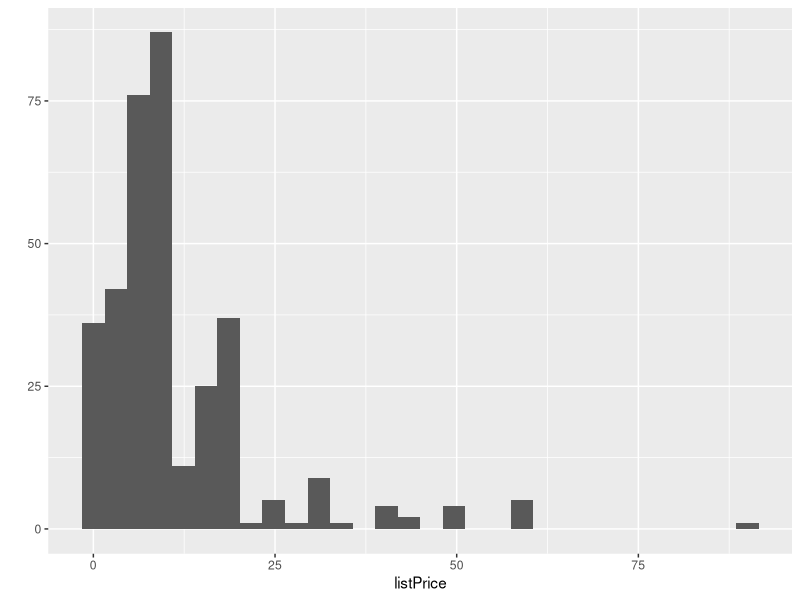
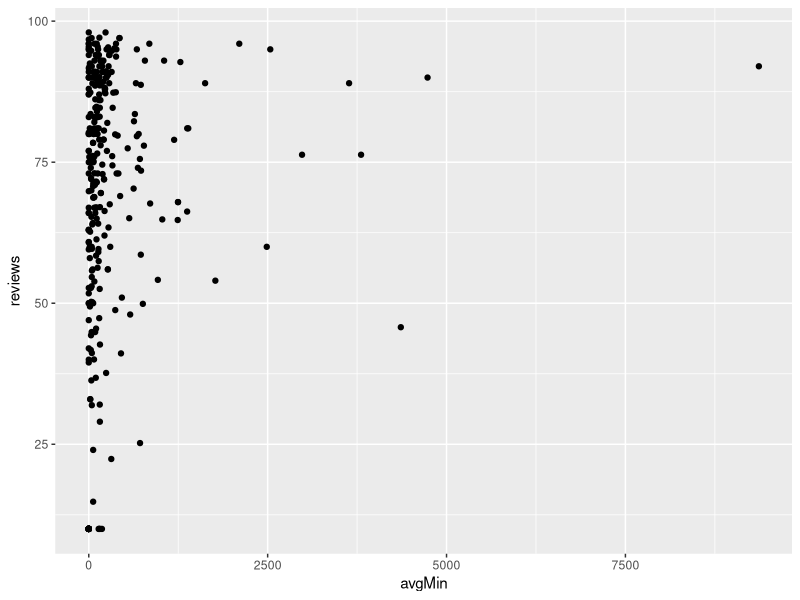
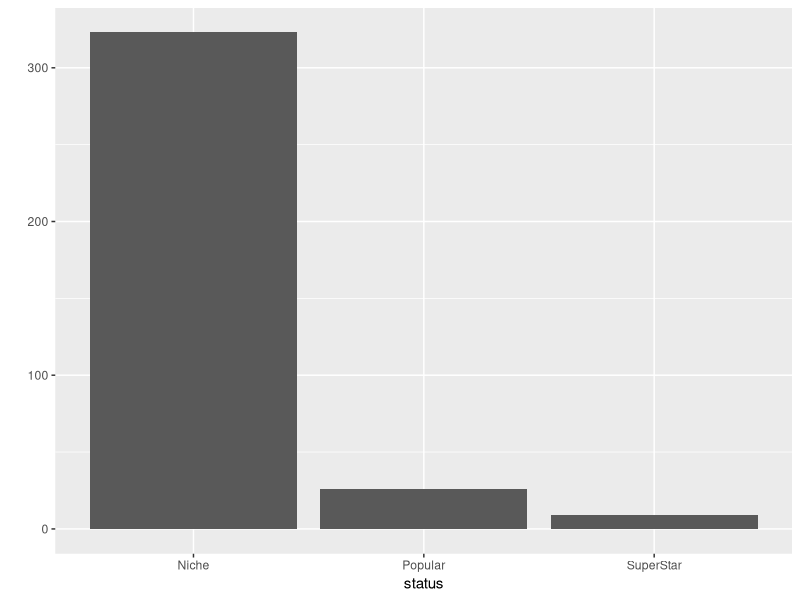

Write R code to recreate these figures, in order.
## ---- chunk 1
# Import necessary packages
library(ggplot2)
# Import games.csv from data folder
games <- read.csv("data/games.csv")
## ---- chunk 2
head(games)
## ---- chunk 3
summary(games)
## ---- chunk 4
str(games)
## ---- chunk 5
qplot(x = listPrice, data = games, geom = "histogram")
## ---- chunk 6
qplot(x = avgMin, y = reviews, data = games)
## ---- chunk 7
qplot(x = status, data = games, geom = "bar")
## ---- chunk 8
games[games$status == "SuperStar",]
## ---- chunk 9
games[,1:3]
## ---- chunk 10
# Using formula interface for aggregate
gameAvgPrice <- aggregate(listPrice ~ status, games, mean)
## ---- chunk 11
colnames(gameAvgPrice) <- c("status", "avgCategoryPrice")
## ---- chunk 12
games <- merge(games, gameAvgPrice, by="status")
## ---- chunk 13
games$logListPrice <- log(games$listPrice + 1)
## ---- chunk 14
nrow(games)
## ---- chunk 15
games <- games[!is.na(games$reviews),]
## ---- chunk 16
nrow(games)
